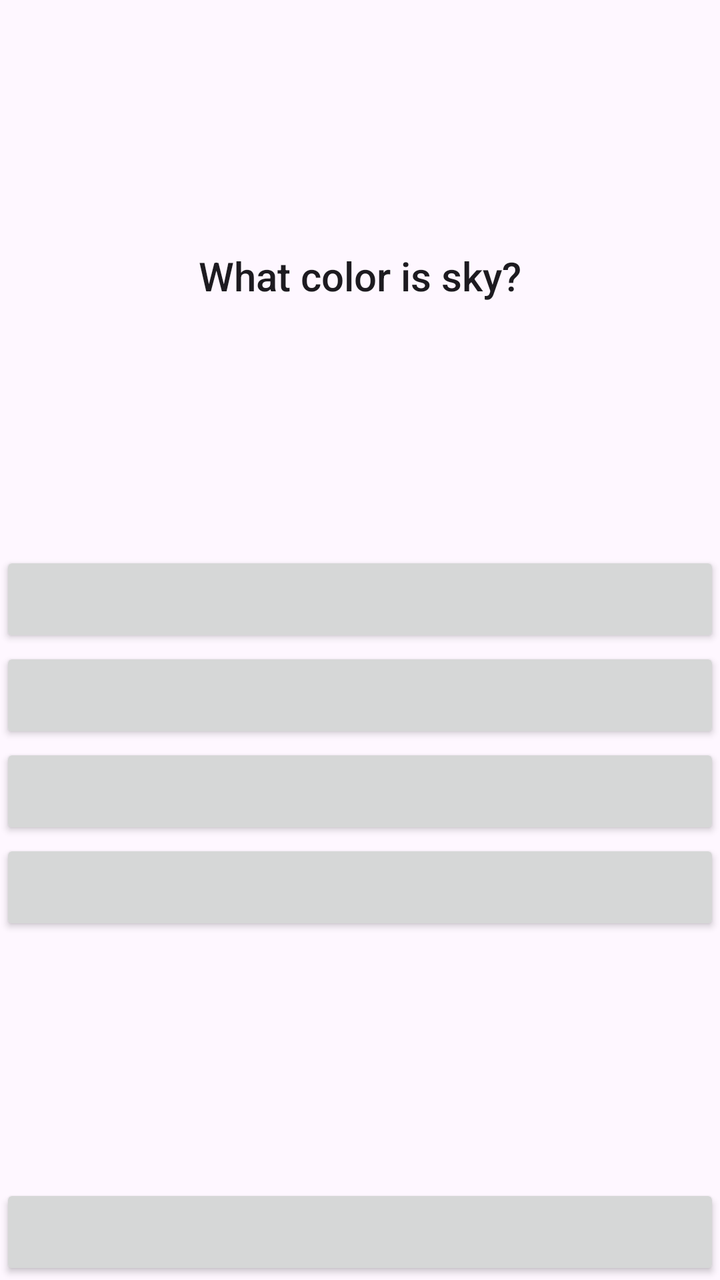
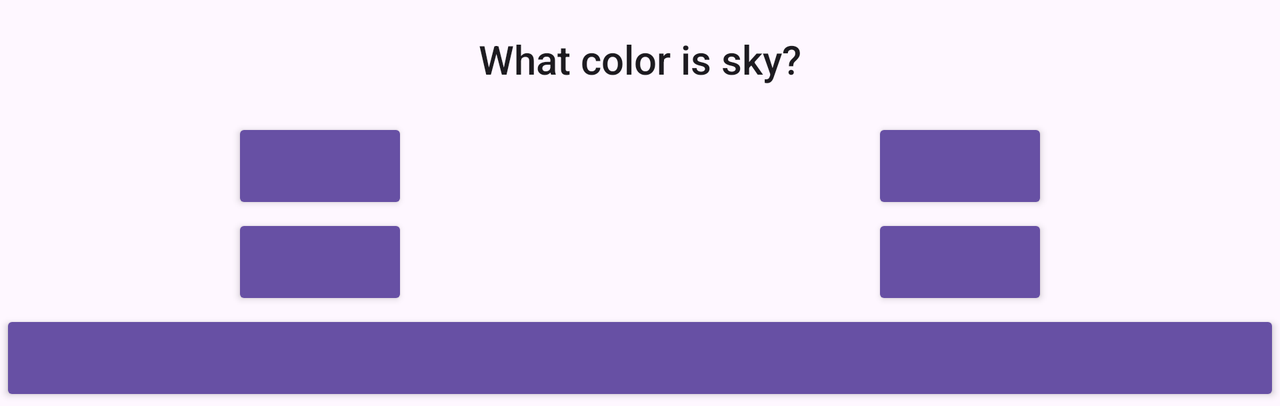

Compare how this app lays out the same screen by default and in its alternative resource folder. The renders come first, then the two layout files and the values they reference.
<!-- AndroidManifest.xml: application theme Theme.QuizGameV -->
<!-- res/layout/activity_main.xml -->
<?xml version="1.0" encoding="utf-8"?>
<LinearLayout xmlns:android="http://schemas.android.com/apk/res/android"
    xmlns:tools="http://schemas.android.com/tools"
    android:id="@+id/rootLayout"
    android:layout_width="match_parent"
    android:layout_height="match_parent"
    android:orientation="vertical">

    <Space
        android:layout_width="match_parent"
        android:layout_height="0dp"
        android:layout_weight="1" />

    <TextView
        android:id="@+id/questionTextView"
        android:layout_width="match_parent"
        android:layout_height="wrap_content"
        android:gravity="center"
        android:padding="@dimen/medium_margin"
        android:textAppearance="@style/TextAppearance.AppCompat.Title"
        tools:text="What color is sky?" />

    <Space
        android:layout_width="match_parent"
        android:layout_height="0dp"
        android:layout_weight="1" />

    <androidx.appcompat.widget.AppCompatButton
        android:id="@+id/choiceOneButton"
        android:layout_width="match_parent"
        android:layout_height="wrap_content"
        android:layout_marginHorizontal="@dimen/medium_margin"
        android:layout_marginVertical="@dimen/small_margin" />

    <androidx.appcompat.widget.AppCompatButton
        android:id="@+id/choiceTwoButton"
        android:layout_width="match_parent"
        android:layout_height="wrap_content"
        android:layout_marginHorizontal="@dimen/medium_margin"
        android:layout_marginVertical="@dimen/small_margin" />

    <androidx.appcompat.widget.AppCompatButton
        android:id="@+id/choiceThreeButton"
        android:layout_width="match_parent"
        android:layout_height="wrap_content"
        android:layout_marginHorizontal="@dimen/medium_margin"
        android:layout_marginVertical="@dimen/small_margin" />

    <androidx.appcompat.widget.AppCompatButton
        android:id="@+id/choiceFourButton"
        android:layout_width="match_parent"
        android:layout_height="wrap_content"
        android:layout_marginHorizontal="@dimen/medium_margin"
        android:layout_marginVertical="@dimen/small_margin" />

    <Space
        android:layout_width="match_parent"
        android:layout_height="0dp"
        android:layout_weight="1" />

    <androidx.appcompat.widget.AppCompatButton
        android:id="@+id/actionButton"
        android:layout_width="match_parent"
        android:layout_height="wrap_content"
        android:layout_marginHorizontal="@dimen/medium_margin"
        android:layout_marginVertical="@dimen/small_margin" />

</LinearLayout>
<!-- resources referenced by this layout -->
<resources>
  <style name="Theme.QuizGameV" parent="Base.Theme.QuizGameV" />
  <style name="Base.Theme.QuizGameV" parent="Theme.Material3.DayNight.NoActionBar">
          
          
      </style>
</resources>
<!-- res/layout-land/activity_main.xml (the repository's variant of the layout above) -->
<!-- drawn on the phone turned sideways -->
<?xml version="1.0" encoding="utf-8"?>
<LinearLayout xmlns:android="http://schemas.android.com/apk/res/android"
    xmlns:tools="http://schemas.android.com/tools"
    android:id="@+id/rootLayout"
    android:layout_width="match_parent"
    android:layout_height="wrap_content"
    android:orientation="vertical">

    <TextView
        android:id="@+id/questionTextView"
        android:layout_width="match_parent"
        android:layout_height="wrap_content"
        android:layout_marginVertical="16dp"
        android:gravity="center"
        android:padding="@dimen/medium_margin"
        android:textAppearance="@style/TextAppearance.AppCompat.Title"
        tools:text="What color is sky?" />

    <GridLayout
        android:layout_width="match_parent"
        android:layout_height="wrap_content"
        android:columnCount="2"
        android:rowCount="2"
        android:orientation="horizontal">

        <Button
            android:id="@+id/choiceOneButton"
            style="@style/Widget.AppCompat.Button"
            android:layout_width="wrap_content"
            android:layout_height="wrap_content"
            android:layout_row="0"
            android:layout_column="0"
            android:layout_columnWeight="1"
            android:layout_gravity="center"
            android:layout_marginHorizontal="@dimen/medium_margin"
            android:layout_marginVertical="@dimen/small_margin" />

        <Button
            android:id="@+id/choiceTwoButton"
            style="@style/Widget.AppCompat.Button"
            android:layout_width="wrap_content"
            android:layout_height="wrap_content"
            android:layout_row="0"
            android:layout_column="1"
            android:layout_columnWeight="1"
            android:layout_gravity="center"
            android:layout_marginHorizontal="@dimen/medium_margin"
            android:layout_marginVertical="@dimen/small_margin" />

        <Button
            android:id="@+id/choiceThreeButton"
            style="@style/Widget.AppCompat.Button"
            android:layout_width="wrap_content"
            android:layout_height="wrap_content"
            android:layout_row="1"
            android:layout_column="0"
            android:layout_columnWeight="1"
            android:layout_gravity="center"
            android:layout_marginHorizontal="@dimen/medium_margin"
            android:layout_marginVertical="@dimen/small_margin" />

        <Button
            android:id="@+id/choiceFourButton"
            style="@style/Widget.AppCompat.Button"
            android:layout_width="wrap_content"
            android:layout_height="wrap_content"
            android:layout_row="1"
            android:layout_column="1"
            android:layout_columnWeight="1"
            android:layout_gravity="center"
            android:layout_marginHorizontal="@dimen/medium_margin"
            android:layout_marginVertical="@dimen/small_margin" />

    </GridLayout>


    <Space
        android:layout_width="match_parent"
        android:layout_height="0dp"
        android:layout_weight="1" />

    <Button
        android:id="@+id/actionButton"
        style="@style/Widget.AppCompat.Button"
        android:gravity="bottom"
        android:layout_width="match_parent"
        android:layout_height="wrap_content"
        android:layout_marginHorizontal="@dimen/medium_margin"
        android:layout_marginVertical="@dimen/small_margin" />


</LinearLayout>
